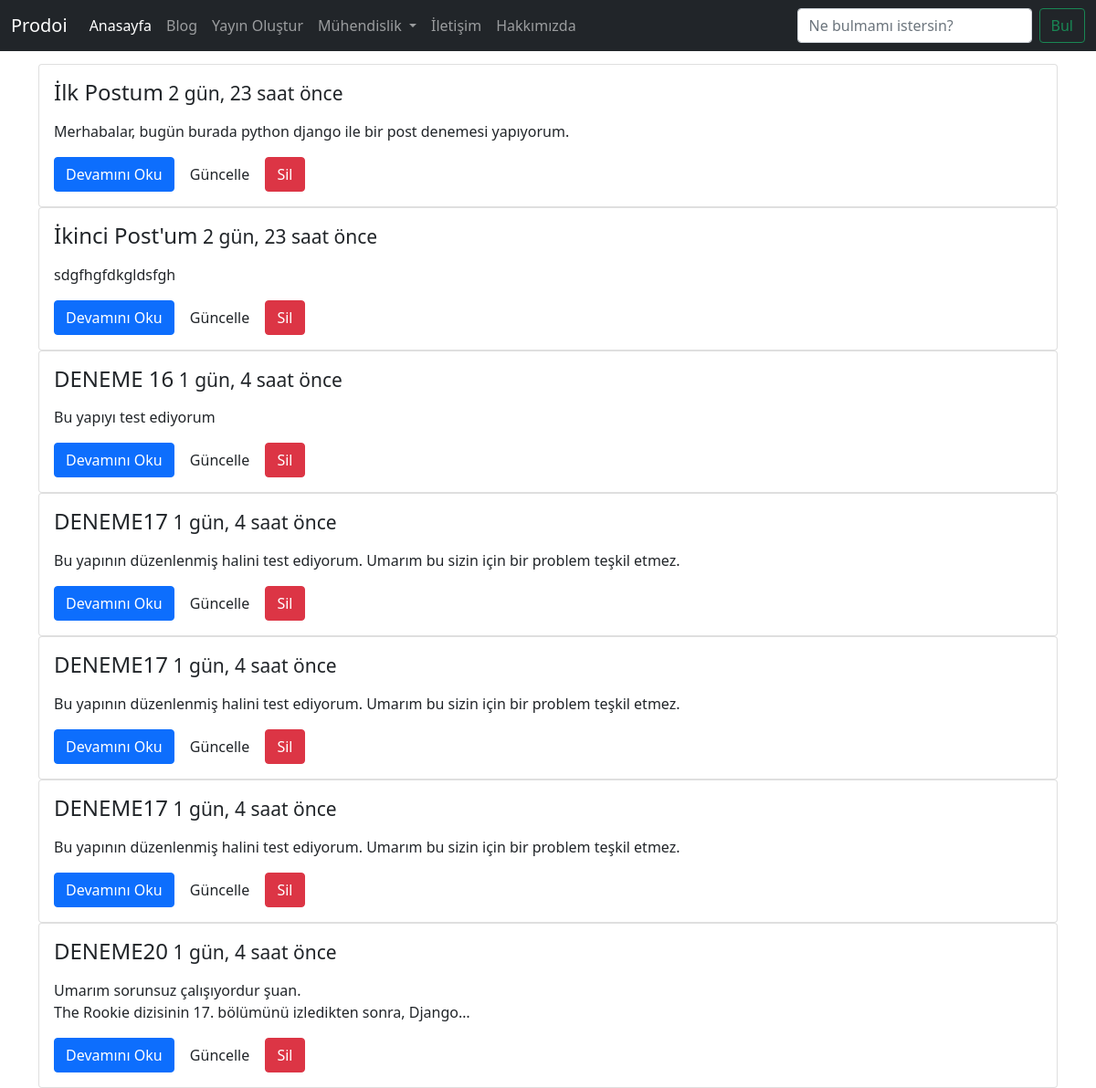
Page /post/index/ on the earlier database version.
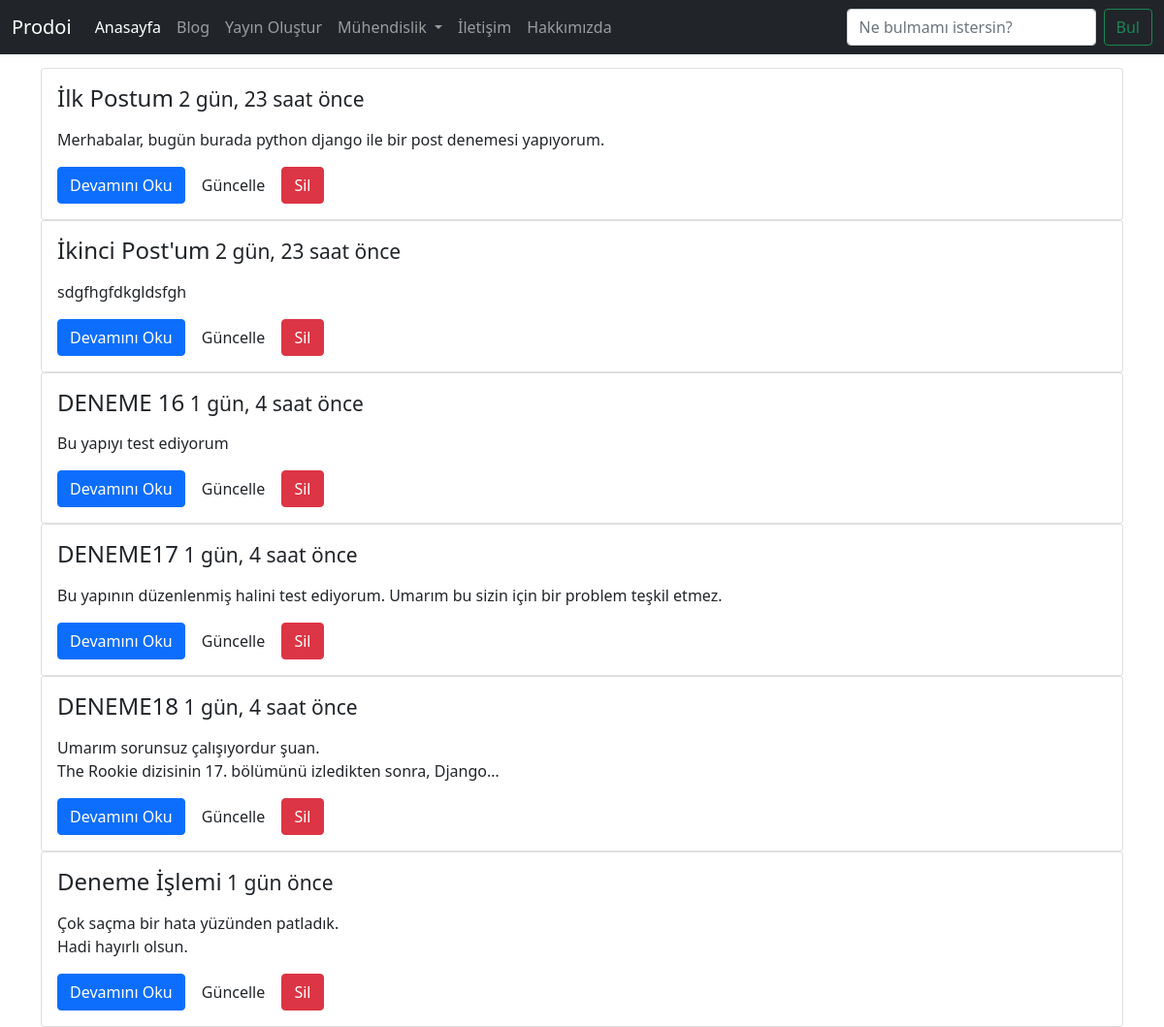
Same page on the later database version.
### post/models.py (models this page shows, shortened)
class Post(models.Model):
    title = models.CharField(max_length = 120, verbose_name = "Başlık")
    content = models.TextField(verbose_name = "İçerik")
    publishing_date = models.DateTimeField(verbose_name = "Yayınlanma Tarihi", auto_now_add=True)
    def get_absolute_url(self):
        return reverse("post:detail",kwargs={"id":self.id})
    def get_update_url(self):
        return reverse("post:update",kwargs={"id":self.id})
    def get_delete_url(self):
        return reverse("post:delete",kwargs={"id":self.id})

### post/views.py (the view)
# urls.py: path("index/", post_index, name="index"),
def post_index(request):
    posts = Post.objects.all()
    return render(request, "post/index.html",{"posts":posts})

### templates/post/index.html (shortened to what this page needs)
{% extends "base.html" %}
{% block body %}
  <div class="container">
  {% for post in posts %}
  <div class="card">
    <div class="card-body">
      <h4 class="card-title">{{post.title}}<small>   {{post.publishing_date|timesince}} önce</small></h4>
      <p class="card-text">{{post.content|linebreaks|truncatechars:100}}</p>
      <a href = "{{post.get_absolute_url}}" class="btn btn-primary">Devamını Oku</a>
      <a href = "{{post.get_update_url}}" class="btn btn-default">Güncelle</a>
      <a href = "{{post.get_delete_url}}" class="btn btn-danger">Sil</a>
    </div>
  </div>
  {% endfor %}
</div>
{% endblock %}

### templates/base.html (shortened to what this page needs)
{% load static %}
<!DOCTYPE html>
<html lang="en">
<head>
  <link rel="stylesheet" href="{% static 'css/bootstrap.min.css' %}">
  <link rel="stylesheet" href="{% static 'css/style.css'%}">
</head>
<body>
  {% include 'header.html' %}
  {% block body %}
  {% endblock %}
</body>
</html>

### templates/header.html (shortened to what this page needs)
<nav class="navbar navbar-expand-md fixed-top navbar-dark bg-dark">
    <div class="container-fluid">
      <a class="navbar-brand" href="{% url 'home' %}">Prodoi</a>
      <div class="collapse navbar-collapse" id="navbarSupportedContent">
        <ul class="navbar-nav me-auto mb-2 mb-lg-0">
          <li class="nav-item">
            <a class="nav-link active" aria-current="page" href="{% url 'home' %}">Anasayfa</a>
          </li>
          <li class="nav-item">
            <a class="nav-link" href="{% url 'post:index' %}">Blog</a>
          </li>
          <li class="nav-item">
            <a class="nav-link" href="{% url 'post:create' %}">Yayın Oluştur</a>
          </li>
          <li class="nav-item dropdown">
            <a class="nav-link dropdown-toggle"  id="navbarDropdown" role="button" data-bs-toggle="dropdown" aria-expanded="false">
              Mühendislik
            </a>
          </li>
          <li class="nav-item">
            <a class="nav-link" href="#">İletişim</a>
          </li>
          <li class="nav-item">
            <a class="nav-link" href="#">Hakkımızda</a>
          </li>
        </ul>
        <form class="d-flex">
          <input class="form-control me-2" type="search" placeholder="Ne bulmamı istersin?" aria-label="Search">
          <button class="btn btn-outline-success" type="submit">Bul</button>
        </form>
      </div>
    </div>
  </nav>

### static/css/style.css (style rules this page uses)
body { padding-top: 70px; }

Differences in the rows shown:
removed Post: title "DENEME17", publishing_date "1 gün, 4 saat", content "Bu yapının düzenlenmiş halini test ediyorum. Umarım bu sizin için bir problem teşkil etmez."
removed Post: title "DENEME17", publishing_date "1 gün, 4 saat", content "Bu yapının düzenlenmiş halini test ediyorum. Umarım bu sizin için bir problem teşkil etmez."
changed Post: title "DENEME20" → "DENEME18"
added Post: title "Deneme İşlemi", publishing_date "1 gün", content "Çok saçma bir hata yüzünden patladık. Hadi hayırlı olsun."
